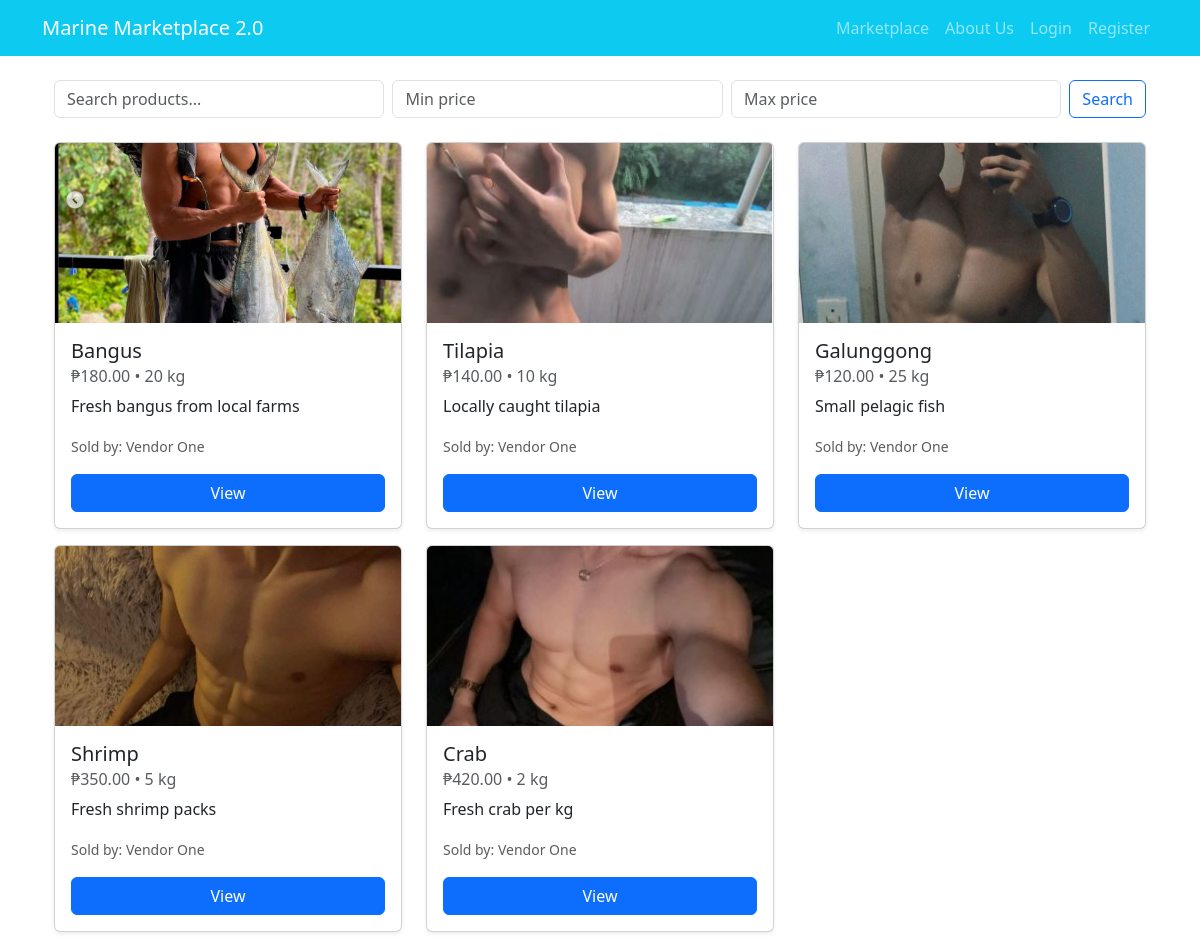
/marketplace, run on an earlier commit of the app's database.
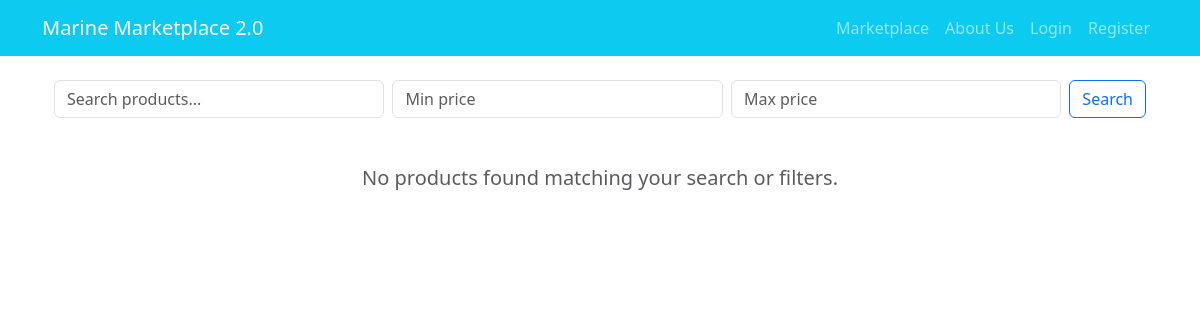
And on a later commit of the database.
### app.py (models this page shows, shortened)
class Product(db.Model):
    __tablename__ = 'products'
    id = db.Column(db.Integer, primary_key=True)
    name = db.Column(db.String(200), nullable=False)
    price = db.Column(db.Float, nullable=False)
    quantity = db.Column(db.Integer, nullable=False, default=0)
    description = db.Column(db.String(400))
    image_path = db.Column(db.String(300))
    vendor_id = db.Column(db.Integer, db.ForeignKey('users.id'))
    created_at = db.Column(db.DateTime, default=datetime.utcnow)
    vendor = db.relationship('User', backref='products')

class User(db.Model):
    __tablename__ = 'users'
    id = db.Column(db.Integer, primary_key=True)
    username = db.Column(db.String(120), unique=True, nullable=False)
    password = db.Column(db.String(200), nullable=False)
    fullname = db.Column(db.String(200), nullable=True)
    role = db.Column(db.String(20), nullable=False)  # admin, vendor, consumer
    created_at = db.Column(db.DateTime, default=datetime.utcnow)

### app.py (the view)
@app.route('/marketplace')
def marketplace():
    q = request.args.get('q','').strip()
    minp = request.args.get('min','').strip()
    maxp = request.args.get('max','').strip()
    products_q = Product.query
    if q: products_q = products_q.filter(Product.name.ilike(f'%{q}%'))
    try:
        if minp: products_q = products_q.filter(Product.price >= float(minp))
        if maxp: products_q = products_q.filter(Product.price <= float(maxp))
    except:
        pass
    products = products_q.order_by(Product.created_at.desc()).all()
    return render_template('marketplace.html', products=products, q=q, minp=minp, maxp=maxp)

### templates/marketplace.html
{% extends 'base.html' %}
{% block content %}
<div class="container mt-4">
  <div class="row mb-4">
    <div class="col-md-12">
      <form class="d-flex" method="GET" action="{{ url_for('marketplace') }}">
        <input
          class="form-control me-2"
          type="text"
          name="q"
          placeholder="Search products..."
          value="{{ q }}"
        >
        <input
          class="form-control me-2"
          type="number"
          name="min"
          placeholder="Min price"
          value="{{ minp }}"
          min="0"
        >
        <input
          class="form-control me-2"
          type="number"
          name="max"
          placeholder="Max price"
          value="{{ maxp }}"
          min="0"
        >
        <button class="btn btn-outline-primary" type="submit">Search</button>
      </form>
    </div>
  </div>
  <div class="row">
    {% if products %}
      {% for p in products %}
      <div class="col-md-4">
        <div class="card mb-3 shadow-sm">
          <img
            src="{{ url_for('static', filename=p.image_path) }}"
            class="card-img-top"
            alt="{{ p.name }}"
            style="height: 180px; object-fit: cover;"
          >
          <div class="card-body">
            <h5 class="card-title">{{ p.name }}</h5>
            <h6 class="card-subtitle mb-2 text-muted">
              ₱{{ '{:.2f}'.format(p.price) }} • {{ p.quantity }} kg
            </h6>
            <p class="card-text">{{ p.description }}</p>
            <p class="card-text">
              <small class="text-muted">
                Sold by: {{ p.vendor.fullname or p.vendor.username }}
              </small>
            </p>
            <a
              href="{{ url_for('product_detail', pid=p.id) }}"
              class="btn btn-primary w-100"
            >
              View
            </a>
          </div>
        </div>
      </div>
      {% endfor %}
    {% else %}
      <div class="text-center mt-4">
        <h5 class="text-muted">No products found matching your search or filters.</h5>
      </div>
    {% endif %}
  </div>
</div>
{% endblock %}

### templates/base.html (shortened to what this page needs)
<!doctype html>
<html lang="en">
<head>
  <link href="https://cdn.jsdelivr.net/npm/bootstrap@5.3.0/dist/css/bootstrap.min.css" rel="stylesheet">
  <link rel="stylesheet" href="{{ url_for('static', filename='css/style.css') }}">
</head>
<body>
  <nav class="navbar navbar-expand-lg navbar-dark bg-info">
    <div class="container">
      <a class="navbar-brand" href="{{ url_for('index') }}">Marine Marketplace 2.0</a>
      <div class="collapse navbar-collapse" id="navbarNav">
        <ul class="navbar-nav ms-auto">
          <li class="nav-item">
            <a class="nav-link" href="{{ url_for('marketplace') }}">Marketplace</a>
          </li>
          <li class="nav-item">
            <a class="nav-link" href="{{ url_for('about') }}">About Us</a>
          </li>
          {% if session.get('user_id') %}
            {% if session.get('role') == 'admin' %}
              <li class="nav-item">
                <a class="nav-link" href="{{ url_for('admin_dashboard') }}">Admin Dashboard</a>
              </li>
              <li class="nav-item">
                <a class="nav-link" href="{{ url_for('admin_payments') }}">Payments</a>
              </li>
              <li class="nav-item">
                <a class="nav-link" href="{{ url_for('audit_logs') }}">Audit Logs</a>
              </li>
            {% elif session.get('role') == 'vendor' %}
              <li class="nav-item">
                <a class="nav-link" href="{{ url_for('vendor_dashboard') }}">Vendor Dashboard</a>
              </li>
              <li class="nav-item">
                <a class="nav-link" href="{{ url_for('vendor_payments') }}">Payments</a>
              </li>
            {% elif session.get('role') == 'consumer' %}
              <li class="nav-item">
                <a class="nav-link" href="{{ url_for('orders') }}">My Orders</a>
              </li>
              <li class="nav-item">
                <a class="nav-link" href="{{ url_for('my_payments') }}">My Payments</a>
              </li>
              <li class="nav-item">
                <a class="nav-link" href="{{ url_for('address_manager') }}">My Addresses</a>
              </li>
              <li class="nav-item">
                <a class="nav-link" href="{{ url_for('transactions') }}">Transaction History</a>
              </li>
            {% endif %}
            <li class="nav-item">
              <a class="nav-link" href="{{ url_for('logout') }}">Logout</a>
            </li>
          {% else %}
            <li class="nav-item">
              <a class="nav-link" href="{{ url_for('login') }}">Login</a>
            </li>
            <li class="nav-item">
              <a class="nav-link" href="{{ url_for('register') }}">Register</a>
            </li>
          {% endif %}
        </ul>
      </div>
    </div>
  </nav>
  <div class="container mt-4">
    {% block content %}{% endblock %}
  </div>
</body>
</html>

What changed in the data, as far as the page shows it:
removed Product: image_path (picture), name "Bangus", price "180.00", quantity "20", description "Fresh bangus from local farms", vendor "Vendor One"
removed Product: image_path (picture), name "Tilapia", price "140.00", quantity "10", description "Locally caught tilapia", vendor "Vendor One"
removed Product: image_path (picture), name "Galunggong", price "120.00", quantity "25", description "Small pelagic fish", vendor "Vendor One"
removed Product: image_path (picture), name "Shrimp", price "350.00", quantity "5", description "Fresh shrimp packs", vendor "Vendor One"
removed Product: image_path (picture), name "Crab", price "420.00", quantity "2", description "Fresh crab per kg", vendor "Vendor One"
Also different on the page:
text now shown: "No products found matching your search or filters."
